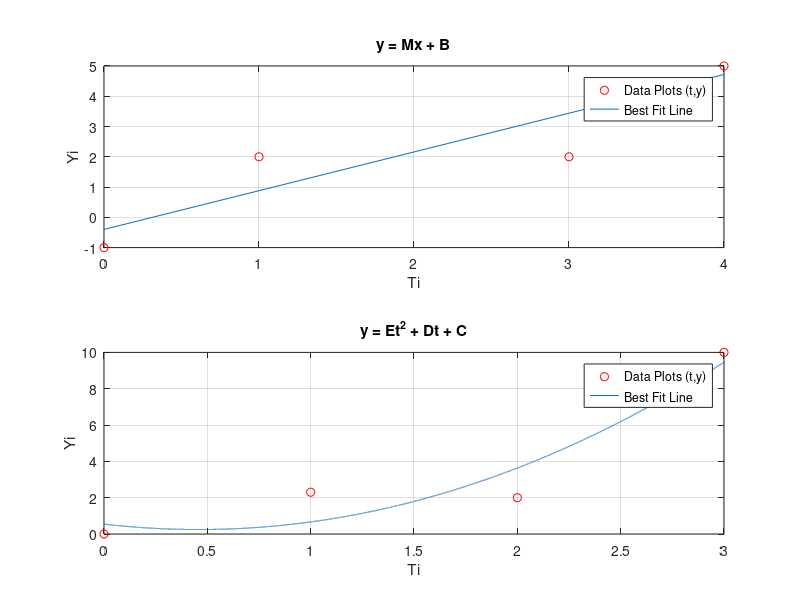

MATLAB code to generate this figure:
clear, close, clc
format short, format compact

a1 = [1;1;1];
a2 = [2;5;0];

A = [a1 a2];
b = [4;3;5];

x = inv(A' * A) * (A' * b)

%************

a1 = [0 1 3 4]';
a2 = [1 1 1 1]';

A = [a1 a2];
b = [-1 2 2 5]';

x = inv(A' * A) * (A' * b);

M = x(1)
B = x(2)

y = 1.28 * a1 - 0.4

fprintf('\n')
disp('     t     y')
disp([a1 b])

subplot(2,1,1)
plot(a1, b, 'ro', a1, y)
grid
title('y = Mx + B')
ylabel('Yi')
xlabel('Ti')
legend('Data Plots (t,y)','Best Fit Line')

%**************

a1 = [0 1 2 3]'.^2;
a2 = [0 1 2 3]';
a3 = [1 1 1 1]';

A = [a1 a2 a3];
b = [0 2.3 2 10]';

x = inv(A' * A) * (A' * b);

E = x(1)
D = x(2)
C = x(3)

%define plots for x-axis
xplot = [0:0.0001:3];

y = E .* xplot.^2 + D.*xplot + C;
y2 = E .* a2.^2 + D.*a2 + C;

sse = sum((y2- b).^2)

subplot(2,1,2)
plot(a2, b, 'ro', xplot, y)
title('y = Et^2 + Dt + C')
ylabel('Yi')
xlabel('Ti')
grid
legend('Data Plots (t,y)','Best Fit Line')
